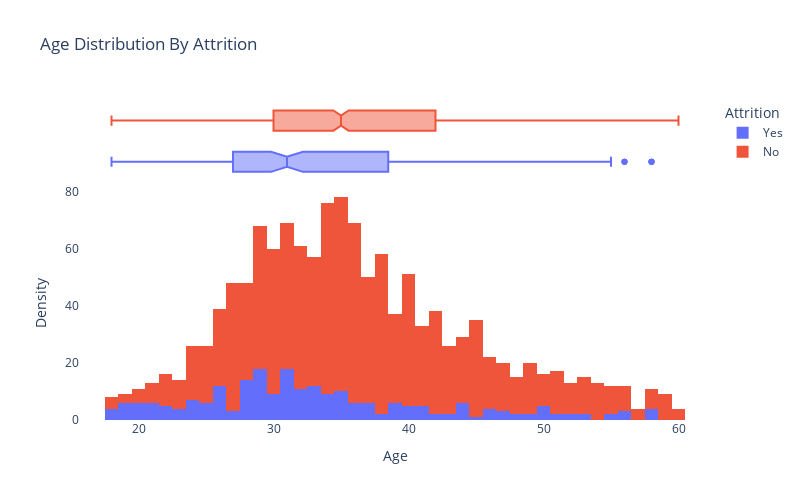

Write notebook code for a chart like this one.
### Markdown cell above
### Attrition and Age

### Code cell
newdf['Attrition'] = newdf['Attrition'].map({1: 'Yes', 0: 'No'})

fig = px.histogram(newdf,
                  x="Age",
                  color="Attrition",
                  title="Age Distribution By Attrition",
                  
                  template="plotly",
                  marginal="box"
)

fig.update_layout(
    xaxis_title="Age",
    yaxis_title="Density",
    legend_title="Attrition",
    showlegend=True,
    plot_bgcolor="white",
    width=800,
    height=500
)

fig.show()

### Figure 1 — Plotly figure (JSON) as saved in the notebook; plotly's stock layout.template omitted (floating-point values rounded to 4 significant figures; data arrays with more than 128 entries replaced by an {"elided": "..."} marker saying what was removed)
{"data": [{"alignmentgroup": "True", "bingroup": "x", "hovertemplate": "Attrition=Yes<br>Age=%{x}<br>count=%{y}<extra></extra>", "legendgroup": "Yes", "marker": {"color": "#636efa", "pattern": {"shape": ""}}, "name": "Yes", "offsetgroup": "Yes", "orientation": "v", "showlegend": true, "type": "histogram", "x": {"elided": "232 int values"}, "xaxis": "x", "yaxis": "y"}, {"alignmentgroup": "True", "hovertemplate": "Attrition=Yes<br>Age=%{x}<extra></extra>", "legendgroup": "Yes", "marker": {"color": "#636efa"}, "name": "Yes", "notched": true, "offsetgroup": "Yes", "showlegend": false, "type": "box", "x": {"elided": "232 int values"}, "xaxis": "x2", "yaxis": "y2"}, {"alignmentgroup": "True", "bingroup": "x", "hovertemplate": "Attrition=No<br>Age=%{x}<br>count=%{y}<extra></extra>", "legendgroup": "No", "marker": {"color": "#EF553B", "pattern": {"shape": ""}}, "name": "No", "offsetgroup": "No", "orientation": "v", "showlegend": true, "type": "histogram", "x": {"elided": "1124 int values"}, "xaxis": "x", "yaxis": "y"}, {"alignmentgroup": "True", "hovertemplate": "Attrition=No<br>Age=%{x}<extra></extra>", "legendgroup": "No", "marker": {"color": "#EF553B"}, "name": "No", "notched": true, "offsetgroup": "No", "showlegend": false, "type": "box", "x": {"elided": "1124 int values"}, "xaxis": "x2", "yaxis": "y2"}], "layout": {"barmode": "relative", "height": 500, "legend": {"title": {"text": "Attrition"}, "tracegroupgap": 0}, "plot_bgcolor": "white", "showlegend": true, "title": {"text": "Age Distribution By Attrition"}, "width": 800, "xaxis": {"anchor": "y", "domain": [0, 1], "title": {"text": "Age"}}, "xaxis2": {"anchor": "y2", "domain": [0, 1], "matches": "x", "showgrid": true, "showticklabels": false}, "yaxis": {"anchor": "x", "domain": [0, 0.7326], "title": {"text": "Density"}}, "yaxis2": {"anchor": "x2", "domain": [0.7426, 1], "matches": "y2", "showgrid": false, "showline": false, "showticklabels": false, "ticks": ""}}}
